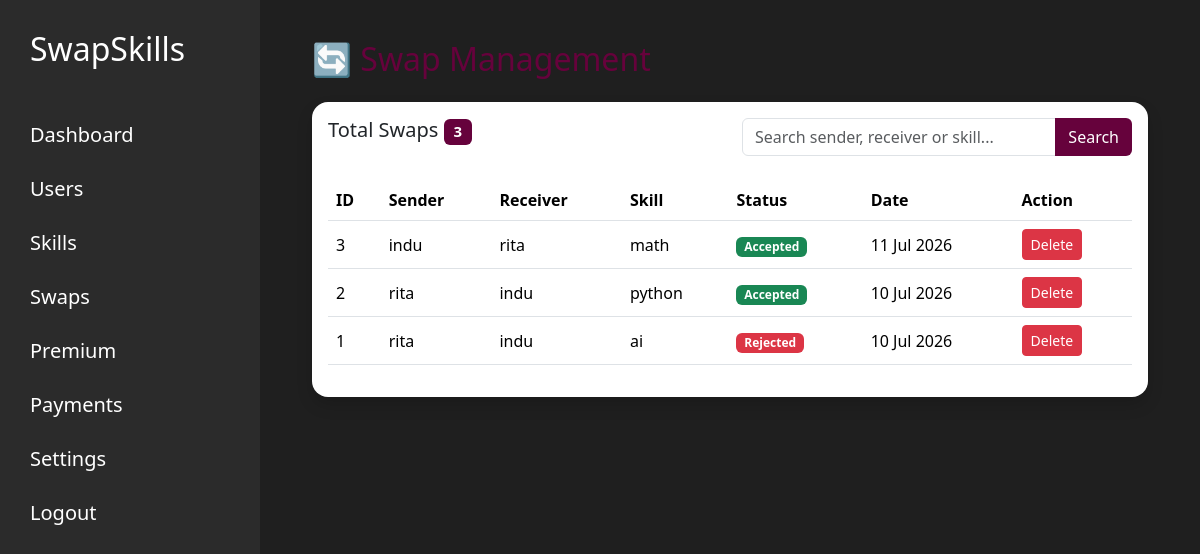
Before: /dashboard/swaps/ (signed in) with the older database file.
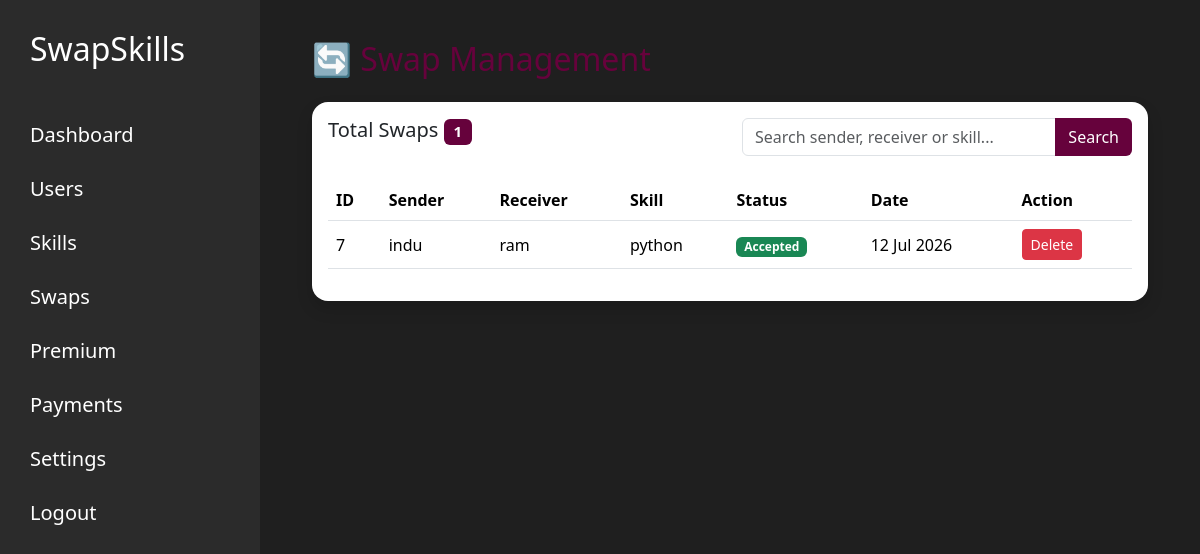
After: the same page with the newer database file.
### home/models.py (models this page shows, shortened)
class SwapRequest(models.Model):
    sender = models.ForeignKey(
        User,
        on_delete=models.CASCADE,
        related_name="sent_requests"
    )
    receiver = models.ForeignKey(
        User,
        on_delete=models.CASCADE,
        related_name="received_requests"
    )
    skill = models.ForeignKey(
        Skill,
        on_delete=models.CASCADE
    )
    status = models.CharField(
        max_length=20,
        choices=[
            ("Pending", "Pending"),
            ("Accepted", "Accepted"),
            ("Rejected", "Rejected")
        ],
        default="Pending"
    )
    created_at = models.DateTimeField(auto_now_add=True)

class Skill(models.Model):
    user = models.ForeignKey(User, on_delete=models.CASCADE)
    skill_have = models.CharField(max_length=100)
    skill_want = models.CharField(max_length=100)
    description = models.TextField()
    created_at = models.DateTimeField(auto_now_add=True)

### home/views.py (the view)
# urls.py: path('dashboard/swaps/', views.admin_swaps, name='admin_swaps'),
@login_required
def admin_swaps(request):
    if not request.user.is_superuser:
        return redirect("home")
    search = request.GET.get("search", "")
    swaps = SwapRequest.objects.select_related(
        "sender",
        "receiver",
        "skill"
    ).all().order_by("-created_at")
    if search:
        swaps = swaps.filter(
            Q(sender__username__icontains=search) |
            Q(receiver__username__icontains=search) |
            Q(skill__skill_have__icontains=search)
        )
    return render(request, "admin/swaps.html", {
        "swaps": swaps,
        "search": search,
        "total_swaps": swaps.count(),
    })

### home/templates/admin/swaps.html
{% extends "admin/admin_base.html" %}
{% block content %}
<div class="container-fluid">
<h2 class="mb-4" style="color:#66023c;">
🔄 Swap Management
</h2>
<div class="card shadow border-0 rounded-4">
<div class="card-body">
<div class="row mb-4">
<div class="col-md-6">
<h5>
Total Swaps
<span class="badge"
style="background:#66023c;">
{{ total_swaps }}
</span>
</h5>
</div>
<div class="col-md-6">
<form method="GET">
<div class="input-group">
<input
type="text"
name="search"
class="form-control"
placeholder="Search sender, receiver or skill..."
value="{{ search }}">
<button
class="btn"
style="background:#66023c;color:white;">
Search
</button>
</div>
</form>
</div>
</div>
<table class="table table-hover align-middle">
<thead style="background:#66023c;color:white;">
<tr>
<th>ID</th>
<th>Sender</th>
<th>Receiver</th>
<th>Skill</th>
<th>Status</th>
<th>Date</th>
<th>Action</th>
</tr>
</thead>
<tbody>
{% for swap in swaps %}
<tr>
<td>{{ swap.id }}</td>
<td>{{ swap.sender.username }}</td>
<td>{{ swap.receiver.username }}</td>
<td>{{ swap.skill.skill_have }}</td>
<td>
{% if swap.status == "Pending" %}
<span class="badge bg-warning">
Pending
</span>
{% elif swap.status == "Accepted" %}
<span class="badge bg-success">
Accepted
</span>
{% else %}
<span class="badge bg-danger">
Rejected
</span>
{% endif %}
</td>
<td>
{{ swap.created_at|date:"d M Y" }}
</td>
<td>
<a href="{% url 'delete_swap' swap.id %}"
class="btn btn-danger btn-sm"
onclick="return confirm('Delete this swap?')">
Delete
</a>
</td>
</tr>
{% empty %}
<tr>
<td colspan="7" class="text-center">
No swaps found.
</td>
</tr>
{% endfor %}
</tbody>
</table>
</div>
</div>
</div>
{% endblock %}

### home/templates/admin/admin_base.html (shortened to what this page needs)
<!DOCTYPE html>
<html>
<head>
    <link href="https://cdn.jsdelivr.net/npm/bootstrap@5.3.3/dist/css/bootstrap.min.css" rel="stylesheet">
</head>
<body>
<div class="sidebar">
<h2>SwapSkills</h2>
<a href="{% url 'dashboard' %}">Dashboard</a>
<a href="{% url 'admin_users' %}">Users</a>
<a href="{% url 'admin_skills' %}">Skills</a>
<a href="{% url 'admin_swaps' %}">Swaps</a>
<a href="{% url 'admin_premium' %}">Premium</a>
<a href="{% url 'admin_payments' %}">Payments</a>
<a href="{% url 'admin_settings' %}">Settings</a>
<a href="{% url 'logout' %}">Logout</a>
</div>
<div class="content">
{% block content %}
{% endblock %}
</div>
</body>
</html>

### home/templates/admin/admin_base.html (style rules this page uses)
* { margin:0; padding:0; box-sizing:border-box; }
body { background:#1f1f1f; color:white; display:flex; min-height:100vh; }
.sidebar { width:260px; background:#2b2b2b; padding:30px; }
.sidebar h2 { margin-bottom:40px; }
.sidebar a { display:block; color:white; text-decoration:none; padding:12px 0; font-size:20px; }
.content { flex:1; padding:40px; }

Changed rows visible on the page:
removed SwapRequest: id "3", sender.username "indu", receiver.username "rita", skill.skill_have "math", status "Accepted", created_at "11 Jul 2026"
removed SwapRequest: id "2", sender.username "rita", receiver.username "indu", skill.skill_have "python", status "Accepted", created_at "10 Jul 2026"
removed SwapRequest: id "1", sender.username "rita", receiver.username "indu", skill.skill_have "ai", status "Rejected", created_at "10 Jul 2026"
added SwapRequest: id "7", sender.username "indu", receiver.username "ram", skill.skill_have "python", status "Accepted", created_at "12 Jul 2026"
Other visible differences:
{{ total_swaps }}: "3" → "1"
